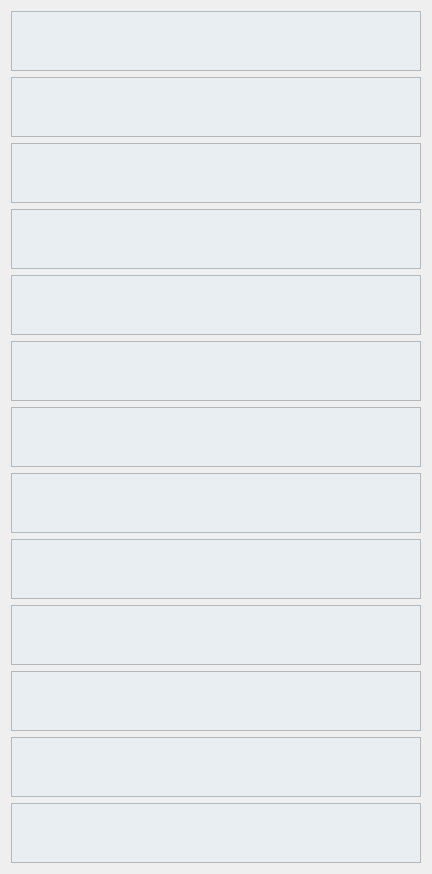
                     <widget class="QWidget" name="scrollAreaWidgetContents_7">
                      <property name="geometry">
                       <rect>
                        <x>0</x>
                        <y>0</y>
                        <width>428</width>
                        <height>870</height>
                       </rect>
                      </property>
                      <layout class="QVBoxLayout" name="verticalLayout_6">
                       <item>
                        <widget class="QGraphicsView" name="DeTraceView_1">
                         <property name="minimumSize">
                          <size>
                           <width>410</width>
                           <height>60</height>
                          </size>
                         </property>
                         <property name="maximumSize">
                          <size>
                           <width>16777215</width>
                           <height>60</height>
                          </size>
                         </property>
                         <property name="styleSheet">
                          <string notr="true">background-color: rgb(232, 238, 242);</string>
                         </property>
                        </widget>
                       </item>
                       <item>
                        <widget class="QGraphicsView" name="DeTraceView_2">
                         <property name="sizePolicy">
                          <sizepolicy hsizetype="Preferred" vsizetype="Preferred">
                           <horstretch>0</horstretch>
                           <verstretch>0</verstretch>
                          </sizepolicy>
                         </property>
                         <property name="minimumSize">
                          <size>
                           <width>410</width>
                           <height>60</height>
                          </size>
                         </property>
                         <property name="maximumSize">
                          <size>
                           <width>16777215</width>
                           <height>60</height>
                          </size>
                         </property>
                         <property name="styleSheet">
                          <string notr="true">background-color: rgb(232, 238, 242);</string>
                         </property>
                        </widget>
                       </item>
                       <item>
                        <widget class="QGraphicsView" name="DeTraceView_3">
                         <property name="minimumSize">
                          <size>
                           <width>410</width>
                           <height>60</height>
                          </size>
                         </property>
                         <property name="maximumSize">
                          <size>
                           <width>16777215</width>
                           <height>60</height>
                          </size>
                         </property>
                         <property name="styleSheet">
                          <string notr="true">background-color: rgb(232, 238, 242);</string>
                         </property>
                        </widget>
                       </item>
                       <item>
                        <widget class="QGraphicsView" name="DeTraceView_4">
                         <property name="minimumSize">
                          <size>
                           <width>410</width>
                           <height>60</height>
                          </size>
                         </property>
                         <property name="maximumSize">
                          <size>
                           <width>16777215</width>
                           <height>60</height>
                          </size>
                         </property>
                         <property name="styleSheet">
                          <string notr="true">background-color: rgb(232, 238, 242);</string>
                         </property>
                        </widget>
                       </item>
                       <item>
                        <widget class="QGraphicsView" name="DeTraceView_5">
                         <property name="minimumSize">
                          <size>
                           <width>410</width>
                           <height>60</height>
                          </size>
                         </property>
                         <property name="maximumSize">
                          <size>
                           <width>16777215</width>
                           <height>60</height>
                          </size>
                         </property>
                         <property name="styleSheet">
                          <string notr="true">background-color: rgb(232, 238, 242);</string>
                         </property>
                        </widget>
                       </item>
                       <item>
                        <widget class="QGraphicsView" name="DeTraceView_6">
                         <property name="minimumSize">
                          <size>
                           <width>410</width>
                           <height>60</height>
                          </size>
                         </property>
                         <property name="maximumSize">
                          <size>
                           <width>16777215</width>
                           <height>60</height>
                          </size>
                         </property>
                         <property name="styleSheet">
                          <string notr="true">background-color: rgb(232, 238, 242);</string>
                         </property>
                        </widget>
                       </item>
                       <item>
                        <widget class="QGraphicsView" name="DeTraceView_7">
                         <property name="minimumSize">
                          <size>
                           <width>410</width>
                           <height>60</height>
                          </size>
                         </property>
                         <property name="maximumSize">
                          <size>
                           <width>16777215</width>
                           <height>60</height>
                          </size>
                         </property>
                         <property name="styleSheet">
                          <string notr="true">background-color: rgb(232, 238, 242);</string>
                         </property>
                        </widget>
                       </item>
                       <item>
                        <widget class="QGraphicsView" name="DeTraceView_8">
                         <property name="minimumSize">
                          <size>
                           <width>410</width>
                           <height>60</height>
                          </size>
                         </property>
                         <property name="maximumSize">
                          <size>
                           <width>16777215</width>
                           <height>60</height>
                          </size>
                         </property>
                         <property name="styleSheet">
                          <string notr="true">background-color: rgb(232, 238, 242);</string>
                         </property>
                        </widget>
                       </item>
                       <item>
                        <widget class="QGraphicsView" name="DeTraceView_13">
                         <property name="minimumSize">
                          <size>
                           <width>410</width>
                           <height>60</height>
                          </size>
                         </property>
                         <property name="maximumSize">
                          <size>
                           <width>16777215</width>
                           <height>60</height>
                          </size>
                         </property>
                         <property name="styleSheet">
                          <string notr="true">background-color: rgb(232, 238, 242);</string>
                         </property>
                        </widget>
                       </item>
                       <item>
                        <widget class="QGraphicsView" name="DeTraceView_12">
                         <property name="minimumSize">
                          <size>
                           <width>410</width>
                           <height>60</height>
                          </size>
                         </property>
                         <property name="maximumSize">
                          <size>
                           <width>16777215</width>
                           <height>60</height>
                          </size>
                         </property>
                         <property name="styleSheet">
                          <string notr="true">background-color: rgb(232, 238, 242);</string>
                         </property>
                        </widget>
                       </item>
                       <item>
                        <widget class="QGraphicsView" name="DeTraceView_11">
                         <property name="minimumSize">
                          <size>
                           <width>410</width>
                           <height>60</height>
                          </size>
                         </property>
                         <property name="maximumSize">
                          <size>
                           <width>16777215</width>
                           <height>60</height>
                          </size>
                         </property>
                         <property name="styleSheet">
                          <string notr="true">background-color: rgb(232, 238, 242);</string>
                         </property>
                        </widget>
                       </item>
                       <item>
                        <widget class="QGraphicsView" name="DeTraceView_14">
                         <property name="minimumSize">
                          <size>
                           <width>410</width>
                           <height>60</height>
                          </size>
                         </property>
                         <property name="maximumSize">
                          <size>
                           <width>16777215</width>
                           <height>60</height>
                          </size>
                         </property>
                         <property name="styleSheet">
                          <string notr="true">background-color: rgb(232, 238, 242);</string>
                         </property>
                        </widget>
                       </item>
                       <item>
                        <widget class="QGraphicsView" name="DeTraceView_15">
                         <property name="minimumSize">
                          <size>
                           <width>410</width>
                           <height>60</height>
                          </size>
                         </property>
                         <property name="maximumSize">
                          <size>
                           <width>16777215</width>
                           <height>60</height>
                          </size>
                         </property>
                         <property name="styleSheet">
                          <string notr="true">background-color: rgb(232, 238, 242);</string>
                         </property>
                        </widget>
                       </item>
                      </layout>
                     </widget>
